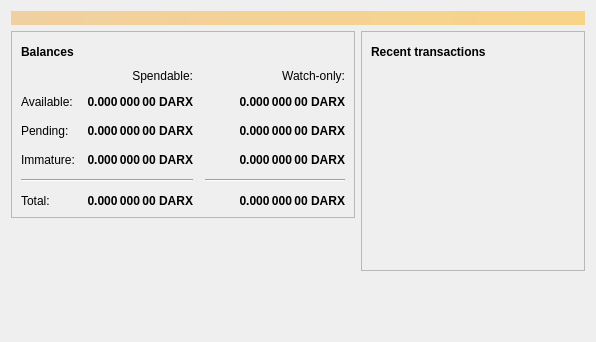
<?xml version="1.0" encoding="UTF-8"?>
<ui version="4.0">
 <class>OverviewPage</class>
 <widget class="QWidget" name="OverviewPage">
  <property name="geometry">
   <rect>
    <x>0</x>
    <y>0</y>
    <width>596</width>
    <height>342</height>
   </rect>
  </property>
  <property name="windowTitle">
   <string>Form</string>
  </property>
  <layout class="QVBoxLayout" name="topLayout">
   <item>
    <widget class="QLabel" name="labelAlerts">
     <property name="visible">
      <bool>false</bool>
     </property>
     <property name="styleSheet">
      <string notr="true">background-color: qlineargradient(x1: 0, y1: 0, x2: 1, y2: 0, stop:0 #F0D0A0, stop:1 #F8D488); color:#000000;</string>
     </property>
     <property name="wordWrap">
      <bool>true</bool>
     </property>
     <property name="margin">
      <number>3</number>
     </property>
    </widget>
   </item>
   <item>
    <layout class="QHBoxLayout" name="horizontalLayout" stretch="1,1">
     <item>
      <layout class="QVBoxLayout" name="verticalLayout_2">
       <item>
        <widget class="QFrame" name="frame">
         <property name="frameShape">
          <enum>QFrame::StyledPanel</enum>
         </property>
         <property name="frameShadow">
          <enum>QFrame::Raised</enum>
         </property>
         <layout class="QVBoxLayout" name="verticalLayout_4">
          <item>
           <layout class="QHBoxLayout" name="horizontalLayout_4">
            <item>
             <widget class="QLabel" name="label_5">
              <property name="font">
               <font>
                <weight>75</weight>
                <bold>true</bold>
               </font>
              </property>
              <property name="text">
               <string>Balances</string>
              </property>
             </widget>
            </item>
            <item>
             <widget class="QPushButton" name="labelWalletStatus">
              <property name="enabled">
               <bool>false</bool>
              </property>
              <property name="maximumSize">
               <size>
                <width>30</width>
                <height>16777215</height>
               </size>
              </property>
              <property name="toolTip">
               <string>The displayed information may be out of date. Your wallet automatically synchronizes with the BitDaric network after a connection is established, but this process has not completed yet.</string>
              </property>
              <property name="text">
               <string/>
              </property>
              <property name="icon">
               <iconset resource="../bitcoin.qrc">
                <normaloff>:/icons/warning</normaloff>
                <disabledoff>:/icons/warning</disabledoff>:/icons/warning</iconset>
              </property>
              <property name="iconSize">
               <size>
                <width>24</width>
                <height>24</height>
               </size>
              </property>
              <property name="flat">
               <bool>true</bool>
              </property>
             </widget>
            </item>
            <item>
             <spacer name="horizontalSpacer_3">
              <property name="orientation">
               <enum>Qt::Horizontal</enum>
              </property>
              <property name="sizeHint" stdset="0">
               <size>
                <width>40</width>
                <height>20</height>
               </size>
              </property>
             </spacer>
            </item>
           </layout>
          </item>
          <item>
           <layout class="QGridLayout" name="gridLayout">
            <property name="spacing">
             <number>12</number>
            </property>
            <item row="2" column="2">
             <widget class="QLabel" name="labelWatchPending">
              <property name="font">
               <font>
                <weight>75</weight>
                <bold>true</bold>
               </font>
              </property>
              <property name="cursor">
               <cursorShape>IBeamCursor</cursorShape>
              </property>
              <property name="toolTip">
               <string>Unconfirmed transactions to watch-only addresses</string>
              </property>
              <property name="text">
               <string notr="true">0.000 000 00 DARX</string>
              </property>
              <property name="alignment">
               <set>Qt::AlignRight|Qt::AlignTrailing|Qt::AlignVCenter</set>
              </property>
              <property name="textInteractionFlags">
               <set>Qt::LinksAccessibleByMouse|Qt::TextSelectableByKeyboard|Qt::TextSelectableByMouse</set>
              </property>
             </widget>
            </item>
            <item row="2" column="1">
             <widget class="QLabel" name="labelUnconfirmed">
              <property name="font">
               <font>
                <weight>75</weight>
                <bold>true</bold>
               </font>
              </property>
              <property name="cursor">
               <cursorShape>IBeamCursor</cursorShape>
              </property>
              <property name="toolTip">
               <string>Total of transactions that have yet to be confirmed, and do not yet count toward the spendable balance</string>
              </property>
              <property name="text">
               <string notr="true">0.000 000 00 DARX</string>
              </property>
              <property name="alignment">
               <set>Qt::AlignRight|Qt::AlignTrailing|Qt::AlignVCenter</set>
              </property>
              <property name="textInteractionFlags">
               <set>Qt::LinksAccessibleByMouse|Qt::TextSelectableByKeyboard|Qt::TextSelectableByMouse</set>
              </property>
             </widget>
            </item>
            <item row="3" column="2">
             <widget class="QLabel" name="labelWatchImmature">
              <property name="font">
               <font>
                <weight>75</weight>
                <bold>true</bold>
               </font>
              </property>
              <property name="cursor">
               <cursorShape>IBeamCursor</cursorShape>
              </property>
              <property name="toolTip">
               <string>Mined balance in watch-only addresses that has not yet matured</string>
              </property>
              <property name="text">
               <string notr="true">0.000 000 00 DARX</string>
              </property>
              <property name="alignment">
               <set>Qt::AlignRight|Qt::AlignTrailing|Qt::AlignVCenter</set>
              </property>
              <property name="textInteractionFlags">
               <set>Qt::LinksAccessibleByMouse|Qt::TextSelectableByKeyboard|Qt::TextSelectableByMouse</set>
              </property>
             </widget>
            </item>
            <item row="4" column="0" colspan="2">
             <widget class="Line" name="line">
              <property name="orientation">
               <enum>Qt::Horizontal</enum>
              </property>
             </widget>
            </item>
            <item row="4" column="2">
             <widget class="Line" name="lineWatchBalance">
              <property name="sizePolicy">
               <sizepolicy hsizetype="Preferred" vsizetype="Fixed">
                <horstretch>0</horstretch>
                <verstretch>0</verstretch>
               </sizepolicy>
              </property>
              <property name="minimumSize">
               <size>
                <width>140</width>
                <height>0</height>
               </size>
              </property>
              <property name="orientation">
               <enum>Qt::Horizontal</enum>
              </property>
             </widget>
            </item>
            <item row="5" column="0">
             <widget class="QLabel" name="labelTotalText">
              <property name="text">
               <string>Total:</string>
              </property>
             </widget>
            </item>
            <item row="3" column="1">
             <widget class="QLabel" name="labelImmature">
              <property name="font">
               <font>
                <weight>75</weight>
                <bold>true</bold>
               </font>
              </property>
              <property name="cursor">
               <cursorShape>IBeamCursor</cursorShape>
              </property>
              <property name="toolTip">
               <string>Mined balance that has not yet matured</string>
              </property>
              <property name="text">
               <string notr="true">0.000 000 00 DARX</string>
              </property>
              <property name="alignment">
               <set>Qt::AlignRight|Qt::AlignTrailing|Qt::AlignVCenter</set>
              </property>
              <property name="textInteractionFlags">
               <set>Qt::LinksAccessibleByMouse|Qt::TextSelectableByKeyboard|Qt::TextSelectableByMouse</set>
              </property>
             </widget>
            </item>
            <item row="2" column="3">
             <spacer name="horizontalSpacer_2">
              <property name="orientation">
               <enum>Qt::Horizontal</enum>
              </property>
              <property name="sizeHint" stdset="0">
               <size>
                <width>40</width>
                <height>20</height>
               </size>
              </property>
             </spacer>
            </item>
            <item row="3" column="0">
             <widget class="QLabel" name="labelImmatureText">
              <property name="text">
               <string>Immature:</string>
              </property>
             </widget>
            </item>
            <item row="5" column="1">
             <widget class="QLabel" name="labelTotal">
              <property name="font">
               <font>
                <weight>75</weight>
                <bold>true</bold>
               </font>
              </property>
              <property name="cursor">
               <cursorShape>IBeamCursor</cursorShape>
              </property>
              <property name="toolTip">
               <string>Your current total balance</string>
              </property>
              <property name="text">
               <string notr="true">0.000 000 00 DARX</string>
              </property>
              <property name="alignment">
               <set>Qt::AlignRight|Qt::AlignTrailing|Qt::AlignVCenter</set>
              </property>
              <property name="textInteractionFlags">
               <set>Qt::LinksAccessibleByMouse|Qt::TextSelectableByKeyboard|Qt::TextSelectableByMouse</set>
              </property>
             </widget>
            </item>
            <item row="5" column="2">
             <widget class="QLabel" name="labelWatchTotal">
              <property name="font">
               <font>
                <weight>75</weight>
                <bold>true</bold>
               </font>
              </property>
              <property name="cursor">
               <cursorShape>IBeamCursor</cursorShape>
              </property>
              <property name="toolTip">
               <string>Current total balance in watch-only addresses</string>
              </property>
              <property name="text">
               <string notr="true">0.000 000 00 DARX</string>
              </property>
              <property name="alignment">
               <set>Qt::AlignRight|Qt::AlignTrailing|Qt::AlignVCenter</set>
              </property>
              <property name="textInteractionFlags">
               <set>Qt::LinksAccessibleByMouse|Qt::TextSelectableByKeyboard|Qt::TextSelectableByMouse</set>
              </property>
             </widget>
            </item>
            <item row="0" column="2">
             <widget class="QLabel" name="labelWatchonly">
              <property name="text">
               <string>Watch-only:</string>
              </property>
              <property name="alignment">
               <set>Qt::AlignRight|Qt::AlignTrailing|Qt::AlignVCenter</set>
              </property>
             </widget>
            </item>
            <item row="1" column="0">
             <widget class="QLabel" name="labelBalanceText">
              <property name="text">
               <string>Available:</string>
              </property>
             </widget>
            </item>
            <item row="1" column="1">
             <widget class="QLabel" name="labelBalance">
              <property name="font">
               <font>
                <weight>75</weight>
                <bold>true</bold>
               </font>
              </property>
              <property name="cursor">
               <cursorShape>IBeamCursor</cursorShape>
              </property>
              <property name="toolTip">
               <string>Your current spendable balance</string>
              </property>
              <property name="text">
               <string notr="true">0.000 000 00 DARX</string>
              </property>
              <property name="alignment">
               <set>Qt::AlignRight|Qt::AlignTrailing|Qt::AlignVCenter</set>
              </property>
              <property name="textInteractionFlags">
               <set>Qt::LinksAccessibleByMouse|Qt::TextSelectableByKeyboard|Qt::TextSelectableByMouse</set>
              </property>
             </widget>
            </item>
            <item row="1" column="2">
             <widget class="QLabel" name="labelWatchAvailable">
              <property name="font">
               <font>
                <weight>75</weight>
                <bold>true</bold>
               </font>
              </property>
              <property name="cursor">
               <cursorShape>IBeamCursor</cursorShape>
              </property>
              <property name="toolTip">
               <string>Your current balance in watch-only addresses</string>
              </property>
              <property name="text">
               <string notr="true">0.000 000 00 DARX</string>
              </property>
              <property name="alignment">
               <set>Qt::AlignRight|Qt::AlignTrailing|Qt::AlignVCenter</set>
              </property>
              <property name="textInteractionFlags">
               <set>Qt::LinksAccessibleByMouse|Qt::TextSelectableByKeyboard|Qt::TextSelectableByMouse</set>
              </property>
             </widget>
            </item>
            <item row="2" column="0">
             <widget class="QLabel" name="labelPendingText">
              <property name="text">
               <string>Pending:</string>
              </property>
             </widget>
            </item>
            <item row="0" column="1">
             <widget class="QLabel" name="labelSpendable">
              <property name="text">
               <string>Spendable:</string>
              </property>
              <property name="alignment">
               <set>Qt::AlignRight|Qt::AlignTrailing|Qt::AlignVCenter</set>
              </property>
             </widget>
            </item>
           </layout>
          </item>
         </layout>
        </widget>
       </item>
       <item>
        <spacer name="verticalSpacer">
         <property name="orientation">
          <enum>Qt::Vertical</enum>
         </property>
         <property name="sizeHint" stdset="0">
          <size>
           <width>20</width>
           <height>40</height>
          </size>
         </property>
        </spacer>
       </item>
       <!-- item>
        <widget class="QLabel" name="label_wallet_bgcoin">
         <property name="text">
          <string/>
         </property>
         <property name="pixmap">
          <pixmap resource="../bitcoin.qrc">:/icons/wallet_bgcoin</pixmap>
         </property>
         <property name="scaledContents">
          <bool>false</bool>
         </property>
         <property name="alignment">
          <set>Qt::AlignCenter</set>
         </property>
         <property name="margin">
          <number>-2</number>
         </property>
        </widget>
       </item -->
      </layout>
     </item>
     <item>
      <layout class="QVBoxLayout" name="verticalLayout_3">
       <item>
        <widget class="QFrame" name="frame_2">
         <property name="frameShape">
          <enum>QFrame::StyledPanel</enum>
         </property>
         <property name="frameShadow">
          <enum>QFrame::Raised</enum>
         </property>
         <layout class="QVBoxLayout" name="verticalLayout">
          <item>
           <layout class="QHBoxLayout" name="horizontalLayout_2">
            <item>
             <widget class="QLabel" name="label_4">
              <property name="font">
               <font>
                <weight>75</weight>
                <bold>true</bold>
               </font>
              </property>
              <property name="text">
               <string>Recent transactions</string>
              </property>
             </widget>
            </item>
            <item>
             <widget class="QPushButton" name="labelTransactionsStatus">
              <property name="enabled">
               <bool>false</bool>
              </property>
              <property name="maximumSize">
               <size>
                <width>30</width>
                <height>16777215</height>
               </size>
              </property>
              <property name="toolTip">
               <string>The displayed information may be out of date. Your wallet automatically synchronizes with the BitDaric network after a connection is established, but this process has not completed yet.</string>
              </property>
              <property name="text">
               <string/>
              </property>
              <property name="icon">
               <iconset resource="../bitcoin.qrc">
                <normaloff>:/icons/warning</normaloff>
                <disabledoff>:/icons/warning</disabledoff>:/icons/warning</iconset>
              </property>
              <property name="iconSize">
               <size>
                <width>24</width>
                <height>24</height>
               </size>
              </property>
              <property name="flat">
               <bool>true</bool>
              </property>
             </widget>
            </item>
            <item>
             <spacer name="horizontalSpacer">
              <property name="orientation">
               <enum>Qt::Horizontal</enum>
              </property>
              <property name="sizeHint" stdset="0">
               <size>
                <width>40</width>
                <height>20</height>
               </size>
              </property>
             </spacer>
            </item>
           </layout>
          </item>
          <item>
           <widget class="QListView" name="listTransactions">
            <property name="styleSheet">
             <string notr="true">QListView { background: transparent; }</string>
            </property>
            <property name="frameShape">
             <enum>QFrame::NoFrame</enum>
            </property>
            <property name="verticalScrollBarPolicy">
             <enum>Qt::ScrollBarAlwaysOff</enum>
            </property>
            <property name="horizontalScrollBarPolicy">
             <enum>Qt::ScrollBarAlwaysOff</enum>
            </property>
            <property name="selectionMode">
             <enum>QAbstractItemView::NoSelection</enum>
            </property>
           </widget>
          </item>
         </layout>
        </widget>
       </item>
       <item>
        <spacer name="verticalSpacer_2">
         <property name="orientation">
          <enum>Qt::Vertical</enum>
         </property>
         <property name="sizeHint" stdset="0">
          <size>
           <width>20</width>
           <height>40</height>
          </size>
         </property>
        </spacer>
       </item>
      </layout>
     </item>
    </layout>
   </item>
  </layout>
 </widget>
 <resources/>
 <connections/>
</ui>
